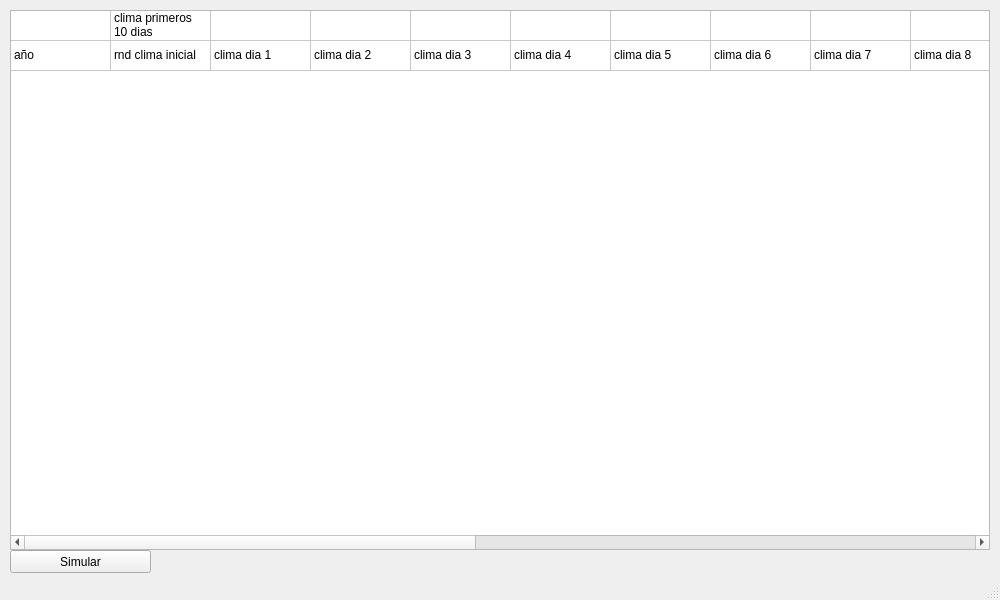
<?xml version="1.0" encoding="UTF-8"?>
<ui version="4.0">
 <class>MainWindow</class>
 <widget class="QMainWindow" name="MainWindow">
  <property name="enabled">
   <bool>true</bool>
  </property>
  <property name="geometry">
   <rect>
    <x>0</x>
    <y>0</y>
    <width>1000</width>
    <height>600</height>
   </rect>
  </property>
  <property name="sizePolicy">
   <sizepolicy hsizetype="Expanding" vsizetype="Expanding">
    <horstretch>0</horstretch>
    <verstretch>0</verstretch>
   </sizepolicy>
  </property>
  <property name="minimumSize">
   <size>
    <width>1000</width>
    <height>600</height>
   </size>
  </property>
  <property name="maximumSize">
   <size>
    <width>1000</width>
    <height>600</height>
   </size>
  </property>
  <property name="windowTitle">
   <string>Simulacion de Produccion Anual</string>
  </property>
  <property name="unifiedTitleAndToolBarOnMac">
   <bool>false</bool>
  </property>
  <widget class="QWidget" name="centralwidget">
   <widget class="QTableWidget" name="tablaResultados">
    <property name="geometry">
     <rect>
      <x>10</x>
      <y>10</y>
      <width>980</width>
      <height>540</height>
     </rect>
    </property>
    <property name="minimumSize">
     <size>
      <width>980</width>
      <height>540</height>
     </size>
    </property>
    <property name="editTriggers">
     <set>QAbstractItemView::NoEditTriggers</set>
    </property>
    <property name="tabKeyNavigation">
     <bool>false</bool>
    </property>
    <property name="showDropIndicator" stdset="0">
     <bool>false</bool>
    </property>
    <property name="dragDropOverwriteMode">
     <bool>false</bool>
    </property>
    <property name="selectionMode">
     <enum>QAbstractItemView::NoSelection</enum>
    </property>
    <property name="showGrid">
     <bool>true</bool>
    </property>
    <property name="cornerButtonEnabled">
     <bool>false</bool>
    </property>
    <attribute name="horizontalHeaderVisible">
     <bool>false</bool>
    </attribute>
    <attribute name="horizontalHeaderCascadingSectionResizes">
     <bool>false</bool>
    </attribute>
    <attribute name="verticalHeaderVisible">
     <bool>false</bool>
    </attribute>
    <row>
     <property name="text">
      <string>Grupo</string>
     </property>
    </row>
    <row>
     <property name="text">
      <string>Campo</string>
     </property>
    </row>
    <column>
     <property name="text">
      <string>año</string>
     </property>
    </column>
    <column>
     <property name="text">
      <string>rnd clima inicial</string>
     </property>
    </column>
    <column>
     <property name="text">
      <string>clima dia 1</string>
     </property>
    </column>
    <column>
     <property name="text">
      <string>clima dia 2</string>
     </property>
    </column>
    <column>
     <property name="text">
      <string>clima dia 3</string>
     </property>
    </column>
    <column>
     <property name="text">
      <string>clima dia 4</string>
     </property>
    </column>
    <column>
     <property name="text">
      <string>clima dia 5</string>
     </property>
    </column>
    <column>
     <property name="text">
      <string>clima dia 6</string>
     </property>
    </column>
    <column>
     <property name="text">
      <string>clima dia 7</string>
     </property>
    </column>
    <column>
     <property name="text">
      <string>clima dia 8</string>
     </property>
    </column>
    <column>
     <property name="text">
      <string>clima dia 9</string>
     </property>
    </column>
    <column>
     <property name="text">
      <string>clima dia 10</string>
     </property>
    </column>
    <column>
     <property name="text">
      <string>dias soleados</string>
     </property>
    </column>
    <column>
     <property name="text">
      <string>dias lluviosos</string>
     </property>
    </column>
    <column>
     <property name="text">
      <string>dias nublados</string>
     </property>
    </column>
    <column>
     <property name="text">
      <string>rnd tardanza</string>
     </property>
    </column>
    <column>
     <property name="text">
      <string>dias tardanza</string>
     </property>
    </column>
    <column>
     <property name="text">
      <string>produccion anual</string>
     </property>
    </column>
    <column>
     <property name="text">
      <string>produccion anual ac</string>
     </property>
    </column>
    <item row="0" column="0">
     <property name="text">
      <string/>
     </property>
    </item>
    <item row="0" column="1">
     <property name="text">
      <string>clima primeros 10 dias</string>
     </property>
    </item>
    <item row="0" column="12">
     <property name="text">
      <string>total dias por clima</string>
     </property>
    </item>
    <item row="0" column="13">
     <property name="text">
      <string/>
     </property>
    </item>
    <item row="0" column="15">
     <property name="text">
      <string>tardanza fertilizante</string>
     </property>
    </item>
    <item row="0" column="17">
     <property name="text">
      <string/>
     </property>
    </item>
    <item row="0" column="18">
     <property name="text">
      <string/>
     </property>
    </item>
    <item row="1" column="0">
     <property name="text">
      <string>año</string>
     </property>
    </item>
    <item row="1" column="1">
     <property name="text">
      <string>rnd clima inicial</string>
     </property>
    </item>
    <item row="1" column="2">
     <property name="text">
      <string>clima dia 1</string>
     </property>
    </item>
    <item row="1" column="3">
     <property name="text">
      <string>clima dia 2</string>
     </property>
    </item>
    <item row="1" column="4">
     <property name="text">
      <string>clima dia 3</string>
     </property>
    </item>
    <item row="1" column="5">
     <property name="text">
      <string>clima dia 4</string>
     </property>
    </item>
    <item row="1" column="6">
     <property name="text">
      <string>clima dia 5</string>
     </property>
    </item>
    <item row="1" column="7">
     <property name="text">
      <string>clima dia 6</string>
     </property>
    </item>
    <item row="1" column="8">
     <property name="text">
      <string>clima dia 7</string>
     </property>
    </item>
    <item row="1" column="9">
     <property name="text">
      <string>clima dia 8</string>
     </property>
    </item>
    <item row="1" column="10">
     <property name="text">
      <string>clima dia 9</string>
     </property>
    </item>
    <item row="1" column="11">
     <property name="text">
      <string>clima dia 10</string>
     </property>
    </item>
    <item row="1" column="12">
     <property name="text">
      <string>dias soleados</string>
     </property>
    </item>
    <item row="1" column="13">
     <property name="text">
      <string>dias lluviosos</string>
     </property>
    </item>
    <item row="1" column="14">
     <property name="text">
      <string>dias nublados</string>
     </property>
    </item>
    <item row="1" column="15">
     <property name="text">
      <string>rnd tardanza</string>
     </property>
    </item>
    <item row="1" column="16">
     <property name="text">
      <string>dias tardanza</string>
     </property>
    </item>
    <item row="1" column="17">
     <property name="text">
      <string>produccion anual</string>
     </property>
    </item>
    <item row="1" column="18">
     <property name="text">
      <string>produccion anual ac</string>
     </property>
    </item>
   </widget>
   <widget class="QPushButton" name="btnSimular">
    <property name="geometry">
     <rect>
      <x>10</x>
      <y>550</y>
      <width>141</width>
      <height>23</height>
     </rect>
    </property>
    <property name="text">
     <string>Simular</string>
    </property>
   </widget>
  </widget>
  <widget class="QStatusBar" name="statusbar"/>
  <action name="actionGenerar_Simulacion">
   <property name="text">
    <string>Generar Simulacion</string>
   </property>
  </action>
 </widget>
 <resources/>
 <connections/>
</ui>
